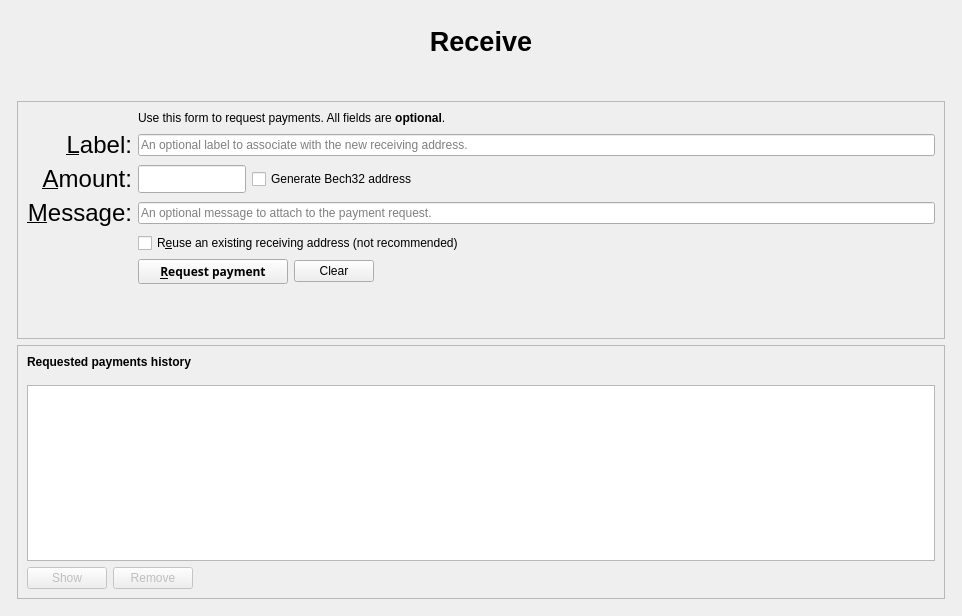
<?xml version="1.0" encoding="UTF-8"?>
<ui version="4.0">
 <class>ReceiveCoinsDialog</class>
 <widget class="QWidget" name="ReceiveCoinsDialog">
  <property name="geometry">
   <rect>
    <x>0</x>
    <y>0</y>
    <width>962</width>
    <height>616</height>
   </rect>
  </property>
  <layout class="QVBoxLayout" name="verticalLayout" stretch="0">
   <item>
    <layout class="QVBoxLayout" name="verticalLayout_Master" stretch="0,1">
     <property name="spacing">
      <number>0</number>
     </property>
     <item>
      <widget class="QFrame" name="frame_Header">
       <layout class="QVBoxLayout" name="verticalLayout_8">
        <property name="leftMargin">
         <number>0</number>
        </property>
        <property name="topMargin">
         <number>0</number>
        </property>
        <property name="rightMargin">
         <number>0</number>
        </property>
        <property name="bottomMargin">
         <number>0</number>
        </property>
        <item>
         <layout class="QHBoxLayout" name="horizontalLayout_Header" stretch="1">
          <item>
           <widget class="QLabel" name="labelOverviewHeaderLeft">
            <property name="minimumSize">
             <size>
              <width>464</width>
              <height>60</height>
             </size>
            </property>
            <property name="maximumSize">
             <size>
              <width>16777215</width>
              <height>60</height>
             </size>
            </property>
            <property name="font">
             <font>
              <pointsize>20</pointsize>
              <weight>75</weight>
              <bold>true</bold>
             </font>
            </property>
            <property name="text">
             <string>Receive</string>
            </property>
            <property name="alignment">
             <set>Qt::AlignCenter</set>
            </property>
           </widget>
          </item>
         </layout>
        </item>
       </layout>
      </widget>
     </item>
     <item>
      <widget class="QFrame" name="frame_BG">
       <layout class="QVBoxLayout" name="verticalLayout_5">
        <property name="leftMargin">
         <number>6</number>
        </property>
        <property name="topMargin">
         <number>6</number>
        </property>
        <property name="rightMargin">
         <number>6</number>
        </property>
        <property name="bottomMargin">
         <number>6</number>
        </property>
        <item>
         <spacer name="verticalSpacer_3">
          <property name="orientation">
           <enum>Qt::Vertical</enum>
          </property>
          <property name="sizeType">
           <enum>QSizePolicy::Preferred</enum>
          </property>
          <property name="sizeHint" stdset="0">
           <size>
            <width>20</width>
            <height>40</height>
           </size>
          </property>
         </spacer>
        </item>
        <item>
         <widget class="QFrame" name="frame2">
          <property name="sizePolicy">
           <sizepolicy hsizetype="Preferred" vsizetype="Expanding">
            <horstretch>0</horstretch>
            <verstretch>0</verstretch>
           </sizepolicy>
          </property>
          <property name="frameShape">
           <enum>QFrame::StyledPanel</enum>
          </property>
          <property name="frameShadow">
           <enum>QFrame::Sunken</enum>
          </property>
          <layout class="QVBoxLayout" name="verticalLayout_3">
           <item>
            <layout class="QGridLayout" name="gridLayout">
             <item row="7" column="2">
              <widget class="QCheckBox" name="reuseAddress">
               <property name="toolTip">
                <string>Reuse one of the previously used receiving addresses.&lt;br&gt;Reusing addresses has security and privacy issues.&lt;br&gt;Do not use this unless re-generating a payment request made before.</string>
               </property>
               <property name="text">
                <string>R&amp;euse an existing receiving address (not recommended)</string>
               </property>
              </widget>
             </item>
             <item row="7" column="0">
              <widget class="QLabel" name="label_4">
               <property name="text">
                <string/>
               </property>
              </widget>
             </item>
             <item row="6" column="0">
              <widget class="QLabel" name="label_3">
               <property name="font">
                <font>
                 <pointsize>18</pointsize>
                </font>
               </property>
               <property name="toolTip">
                <string>An optional message to attach to the payment request, which will be displayed when the request is opened. Note: The message will not be sent with the payment over the Zaarde network.</string>
               </property>
               <property name="text">
                <string>&amp;Message:</string>
               </property>
               <property name="alignment">
                <set>Qt::AlignRight|Qt::AlignTrailing|Qt::AlignVCenter</set>
               </property>
               <property name="buddy">
                <cstring>reqMessage</cstring>
               </property>
              </widget>
             </item>
             <item row="4" column="2">
              <widget class="QLineEdit" name="reqLabel">
               <property name="toolTip">
                <string>An optional label to associate with the new receiving address.</string>
               </property>
               <property name="placeholderText">
                <string>An optional label to associate with the new receiving address.</string>
               </property>
              </widget>
             </item>
             <item row="6" column="2">
              <widget class="QLineEdit" name="reqMessage">
               <property name="toolTip">
                <string>An optional message to attach to the payment request, which will be displayed when the request is opened.&lt;br&gt;Note: The message will not be sent with the payment over the Zaarde network.</string>
               </property>
               <property name="placeholderText">
                <string>An optional message to attach to the payment request.</string>
               </property>
              </widget>
             </item>
             <item row="2" column="2">
              <widget class="QLabel" name="label_5">
               <property name="text">
                <string>Use this form to request payments. All fields are &lt;b&gt;optional&lt;/b&gt;.</string>
               </property>
              </widget>
             </item>
             <item row="4" column="0">
              <widget class="QLabel" name="label_2">
               <property name="font">
                <font>
                 <pointsize>18</pointsize>
                </font>
               </property>
               <property name="toolTip">
                <string>An optional label to associate with the new receiving address.</string>
               </property>
               <property name="text">
                <string>&amp;Label:</string>
               </property>
               <property name="alignment">
                <set>Qt::AlignRight|Qt::AlignTrailing|Qt::AlignVCenter</set>
               </property>
               <property name="buddy">
                <cstring>reqLabel</cstring>
               </property>
              </widget>
             </item>
             <item row="5" column="0">
              <widget class="QLabel" name="label">
               <property name="font">
                <font>
                 <pointsize>18</pointsize>
                </font>
               </property>
               <property name="toolTip">
                <string>An optional amount to request. Leave this empty or zero to not request a specific amount.</string>
               </property>
               <property name="text">
                <string>&amp;Amount:</string>
               </property>
               <property name="alignment">
                <set>Qt::AlignRight|Qt::AlignTrailing|Qt::AlignVCenter</set>
               </property>
               <property name="buddy">
                <cstring>reqAmount</cstring>
               </property>
              </widget>
             </item>
             <item row="5" column="2">
              <layout class="QHBoxLayout" name="horizontalLayout_6">
               <item>
                <widget class="BitcoinAmountField" name="reqAmount">
                 <property name="sizePolicy">
                  <sizepolicy hsizetype="Fixed" vsizetype="Fixed">
                   <horstretch>0</horstretch>
                   <verstretch>0</verstretch>
                  </sizepolicy>
                 </property>
                 <property name="minimumSize">
                  <size>
                   <width>80</width>
                   <height>0</height>
                  </size>
                 </property>
                 <property name="maximumSize">
                  <size>
                   <width>1000</width>
                   <height>100</height>
                  </size>
                 </property>
                 <property name="toolTip">
                  <string>An optional amount to request. Leave this empty or zero to not request a specific amount.</string>
                 </property>
                </widget>
               </item>
               <item>
                <widget class="QCheckBox" name="useBech32">
                 <property name="sizePolicy">
                  <sizepolicy hsizetype="Fixed" vsizetype="Fixed">
                   <horstretch>0</horstretch>
                   <verstretch>0</verstretch>
                  </sizepolicy>
                 </property>
                 <property name="maximumSize">
                  <size>
                   <width>1000</width>
                   <height>16777215</height>
                  </size>
                 </property>
                 <property name="focusPolicy">
                  <enum>Qt::StrongFocus</enum>
                 </property>
                 <property name="toolTip">
                  <string>Bech32 addresses (BIP-173) are cheaper to spend from and offer better protection against typos. When unchecked a P2SH wrapped SegWit address will be created, compatible with older wallets.</string>
                 </property>
                 <property name="text">
                  <string>Generate Bech32 address</string>
                 </property>
                </widget>
               </item>
               <item>
                <spacer name="horizontalSpacer_3">
                 <property name="orientation">
                  <enum>Qt::Horizontal</enum>
                 </property>
                 <property name="sizeHint" stdset="0">
                  <size>
                   <width>0</width>
                   <height>0</height>
                  </size>
                 </property>
                </spacer>
               </item>
              </layout>
             </item>
             <item row="8" column="0">
              <widget class="QLabel" name="label_7">
               <property name="text">
                <string/>
               </property>
              </widget>
             </item>
             <item row="8" column="2">
              <layout class="QHBoxLayout" name="horizontalLayout">
               <item>
                <widget class="QPushButton" name="receiveButton">
                 <property name="minimumSize">
                  <size>
                   <width>150</width>
                   <height>0</height>
                  </size>
                 </property>
                 <property name="font">
                  <font>
                   <family>Montserrat</family>
                   <weight>75</weight>
                   <bold>true</bold>
                  </font>
                 </property>
                 <property name="text">
                  <string>&amp;Request payment</string>
                 </property>
                </widget>
               </item>
               <item>
                <widget class="QPushButton" name="clearButton">
                 <property name="sizePolicy">
                  <sizepolicy hsizetype="Minimum" vsizetype="Fixed">
                   <horstretch>0</horstretch>
                   <verstretch>0</verstretch>
                  </sizepolicy>
                 </property>
                 <property name="toolTip">
                  <string>Clear all fields of the form.</string>
                 </property>
                 <property name="text">
                  <string>Clear</string>
                 </property>
                 <property name="autoDefault">
                  <bool>false</bool>
                 </property>
                </widget>
               </item>
               <item>
                <spacer name="horizontalSpacer">
                 <property name="orientation">
                  <enum>Qt::Horizontal</enum>
                 </property>
                 <property name="sizeHint" stdset="0">
                  <size>
                   <width>40</width>
                   <height>20</height>
                  </size>
                 </property>
                </spacer>
               </item>
              </layout>
             </item>
             <item row="9" column="2">
              <spacer name="verticalSpacer">
               <property name="orientation">
                <enum>Qt::Vertical</enum>
               </property>
               <property name="sizeHint" stdset="0">
                <size>
                 <width>20</width>
                 <height>60</height>
                </size>
               </property>
              </spacer>
             </item>
            </layout>
           </item>
          </layout>
         </widget>
        </item>
        <item>
         <widget class="QFrame" name="frame">
          <property name="sizePolicy">
           <sizepolicy hsizetype="Preferred" vsizetype="Expanding">
            <horstretch>0</horstretch>
            <verstretch>0</verstretch>
           </sizepolicy>
          </property>
          <property name="frameShape">
           <enum>QFrame::StyledPanel</enum>
          </property>
          <property name="frameShadow">
           <enum>QFrame::Raised</enum>
          </property>
          <layout class="QVBoxLayout" name="verticalLayout_2">
           <item>
            <widget class="QLabel" name="label_6">
             <property name="font">
              <font>
               <weight>75</weight>
               <bold>true</bold>
              </font>
             </property>
             <property name="text">
              <string>Requested payments history</string>
             </property>
            </widget>
           </item>
           <item>
            <spacer name="verticalSpacer_2">
             <property name="orientation">
              <enum>Qt::Vertical</enum>
             </property>
             <property name="sizeType">
              <enum>QSizePolicy::Preferred</enum>
             </property>
             <property name="sizeHint" stdset="0">
              <size>
               <width>20</width>
               <height>10</height>
              </size>
             </property>
            </spacer>
           </item>
           <item>
            <widget class="QTableView" name="recentRequestsView">
             <property name="sizePolicy">
              <sizepolicy hsizetype="Expanding" vsizetype="Expanding">
               <horstretch>0</horstretch>
               <verstretch>1</verstretch>
              </sizepolicy>
             </property>
             <property name="palette">
              <palette>
               <active>
                <colorrole role="Text">
                 <brush brushstyle="SolidPattern">
                  <color alpha="255">
                   <red>51</red>
                   <green>51</green>
                   <blue>51</blue>
                  </color>
                 </brush>
                </colorrole>
               </active>
               <inactive>
                <colorrole role="Text">
                 <brush brushstyle="SolidPattern">
                  <color alpha="255">
                   <red>51</red>
                   <green>51</green>
                   <blue>51</blue>
                  </color>
                 </brush>
                </colorrole>
               </inactive>
               <disabled>
                <colorrole role="Text">
                 <brush brushstyle="SolidPattern">
                  <color alpha="255">
                   <red>85</red>
                   <green>85</green>
                   <blue>85</blue>
                  </color>
                 </brush>
                </colorrole>
               </disabled>
              </palette>
             </property>
             <property name="contextMenuPolicy">
              <enum>Qt::CustomContextMenu</enum>
             </property>
             <property name="tabKeyNavigation">
              <bool>false</bool>
             </property>
             <property name="showGrid">
              <bool>false</bool>
             </property>
             <property name="sortingEnabled">
              <bool>true</bool>
             </property>
            </widget>
           </item>
           <item>
            <layout class="QHBoxLayout" name="horizontalLayout_2">
             <item>
              <widget class="QPushButton" name="showRequestButton">
               <property name="enabled">
                <bool>false</bool>
               </property>
               <property name="toolTip">
                <string>Show the selected request (does the same as double clicking an entry)</string>
               </property>
               <property name="text">
                <string>Show</string>
               </property>
               <property name="icon">
                <iconset resource="../zaarde.qrc">
                 <normaloff>:/icons/edit</normaloff>:/icons/edit</iconset>
               </property>
               <property name="autoDefault">
                <bool>false</bool>
               </property>
              </widget>
             </item>
             <item>
              <widget class="QPushButton" name="removeRequestButton">
               <property name="enabled">
                <bool>false</bool>
               </property>
               <property name="toolTip">
                <string>Remove the selected entries from the list</string>
               </property>
               <property name="text">
                <string>Remove</string>
               </property>
               <property name="icon">
                <iconset resource="../zaarde.qrc">
                 <normaloff>:/icons/remove</normaloff>:/icons/remove</iconset>
               </property>
               <property name="autoDefault">
                <bool>false</bool>
               </property>
              </widget>
             </item>
             <item>
              <spacer name="horizontalSpacer_2">
               <property name="orientation">
                <enum>Qt::Horizontal</enum>
               </property>
               <property name="sizeHint" stdset="0">
                <size>
                 <width>40</width>
                 <height>20</height>
                </size>
               </property>
              </spacer>
             </item>
            </layout>
           </item>
          </layout>
         </widget>
        </item>
       </layout>
      </widget>
     </item>
    </layout>
   </item>
  </layout>
 </widget>
 <customwidgets>
  <customwidget>
   <class>BitcoinAmountField</class>
   <extends>QLineEdit</extends>
   <header>bitcoinamountfield.h</header>
   <container>1</container>
  </customwidget>
 </customwidgets>
 <tabstops>
  <tabstop>reqLabel</tabstop>
  <tabstop>reqAmount</tabstop>
  <tabstop>reqMessage</tabstop>
  <tabstop>reuseAddress</tabstop>
  <tabstop>receiveButton</tabstop>
  <tabstop>clearButton</tabstop>
  <tabstop>recentRequestsView</tabstop>
  <tabstop>showRequestButton</tabstop>
  <tabstop>removeRequestButton</tabstop>
 </tabstops>
 <resources>
  <include location="../zaarde.qrc"/>
 </resources>
 <connections/>
</ui>
